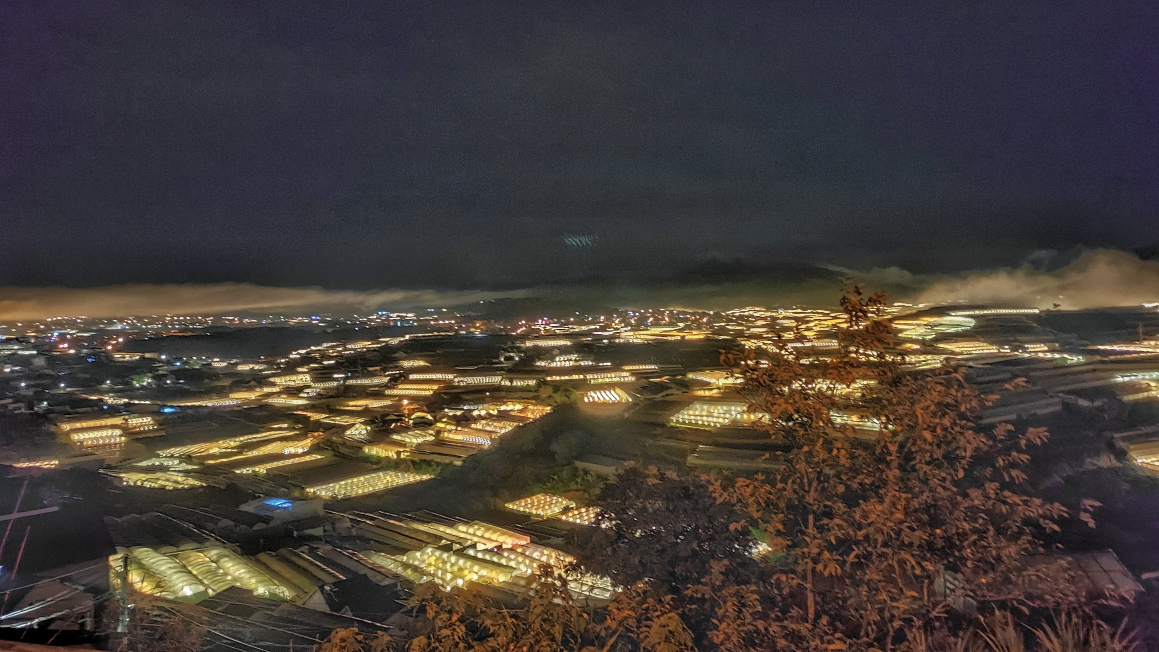
#> input picture img/full/huy.jpeg, 2318 x 1303 px (shown at 1/2 size); its folder holds 3 pictures in this run
$ python generate_thumbnail.py
#> lines starting #> are read from the running program, lines starting #| are printed output that depends on the picture
import os, sys
from PIL import Image
import glob


size = 128, 128


thumbnail_dir = "./img/thumbnail/"

full_list = glob.glob("./img/full/*")
print(full_list)

for infile in full_list:
    im = Image.open(infile)
#> im is the input picture: PIL image 2318x1303 RGB; mean R, G, B 69.1, 61.2, 56
    im.thumbnail(size)
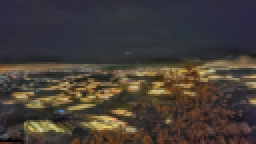
#> im: PIL image 128x72 RGB (shown 2 times larger); mean R, G, B 69, 61.2, 55.9
    outfile = infile.split("\\")[-1]
    im.save(thumbnail_dir+outfile, "JPEG")
#> pass 2 of the loop `for infile in full_list:`:
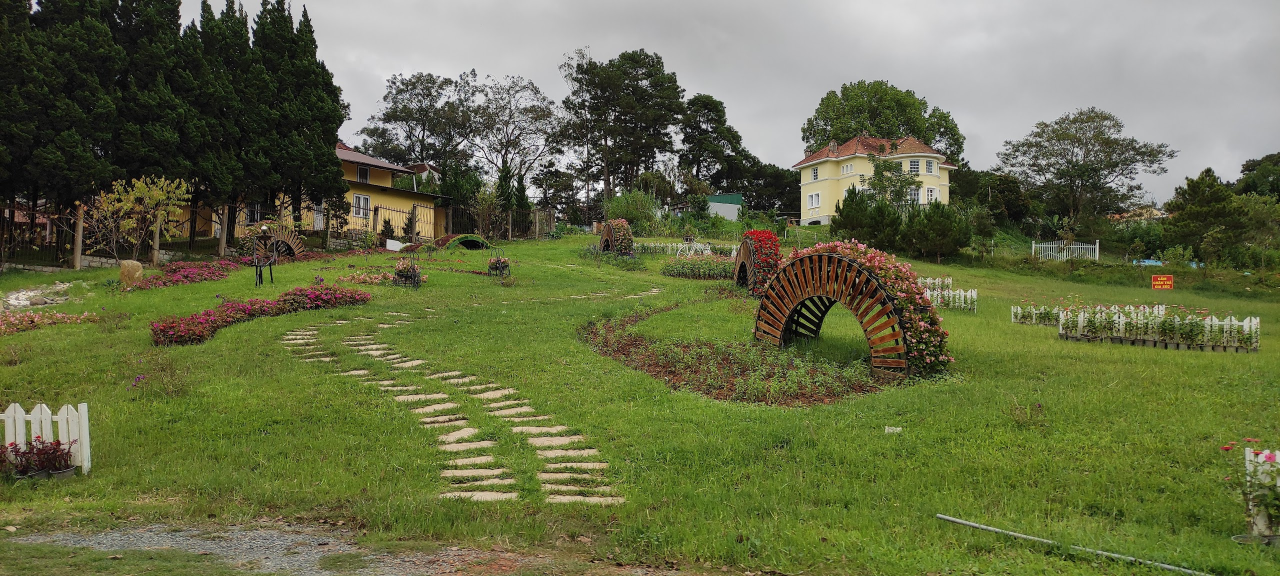
#> input picture img/full/khoa.jpg, 2560 x 1152 px (shown at 1/2 size)
#> im is the input picture: PIL image 2560x1152 RGB; mean R, G, B 103.6, 109.1, 71.6
#> `im.thumbnail(size)`:
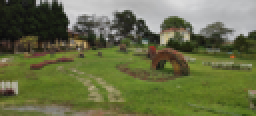
#> im: PIL image 128x58 RGB (shown 2 times larger); mean R, G, B 103.6, 109.1, 71.6
#> pass 3 of the loop `for infile in full_list:`:
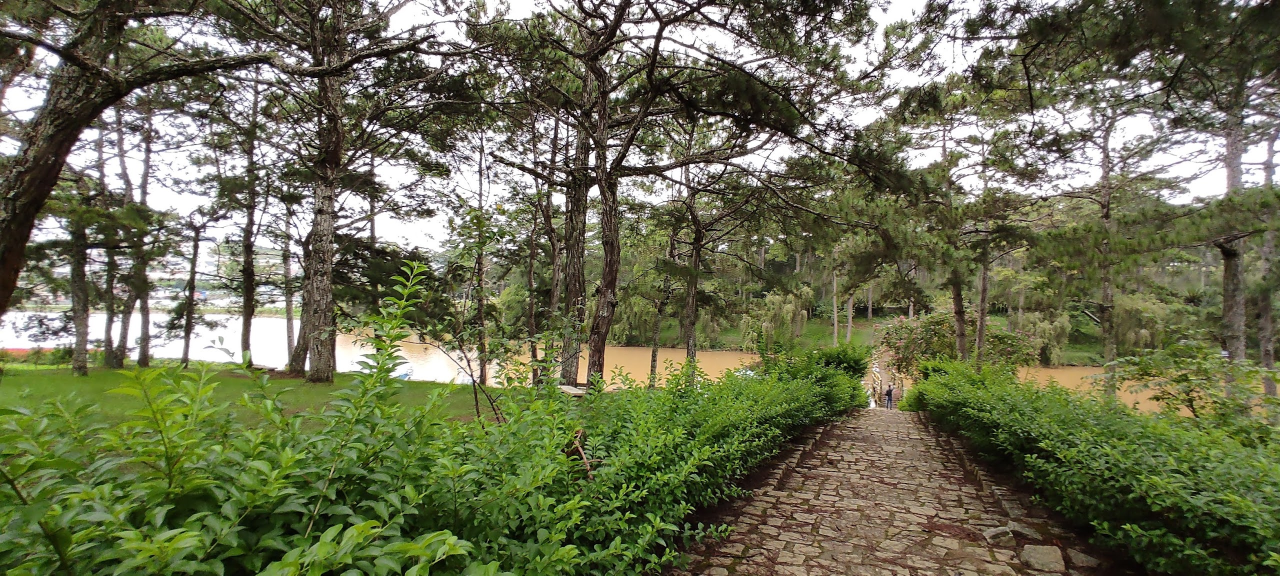
#> input picture img/full/thao.jpg, 2560 x 1151 px (shown at 1/2 size)
#> im is the input picture: PIL image 2560x1151 RGB; mean R, G, B 106.5, 109.4, 80.9
#> `im.thumbnail(size)`:
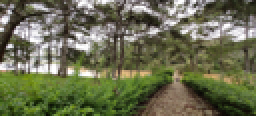
#> im: PIL image 128x58 RGB (shown 2 times larger); mean R, G, B 106.5, 109.4, 80.8
